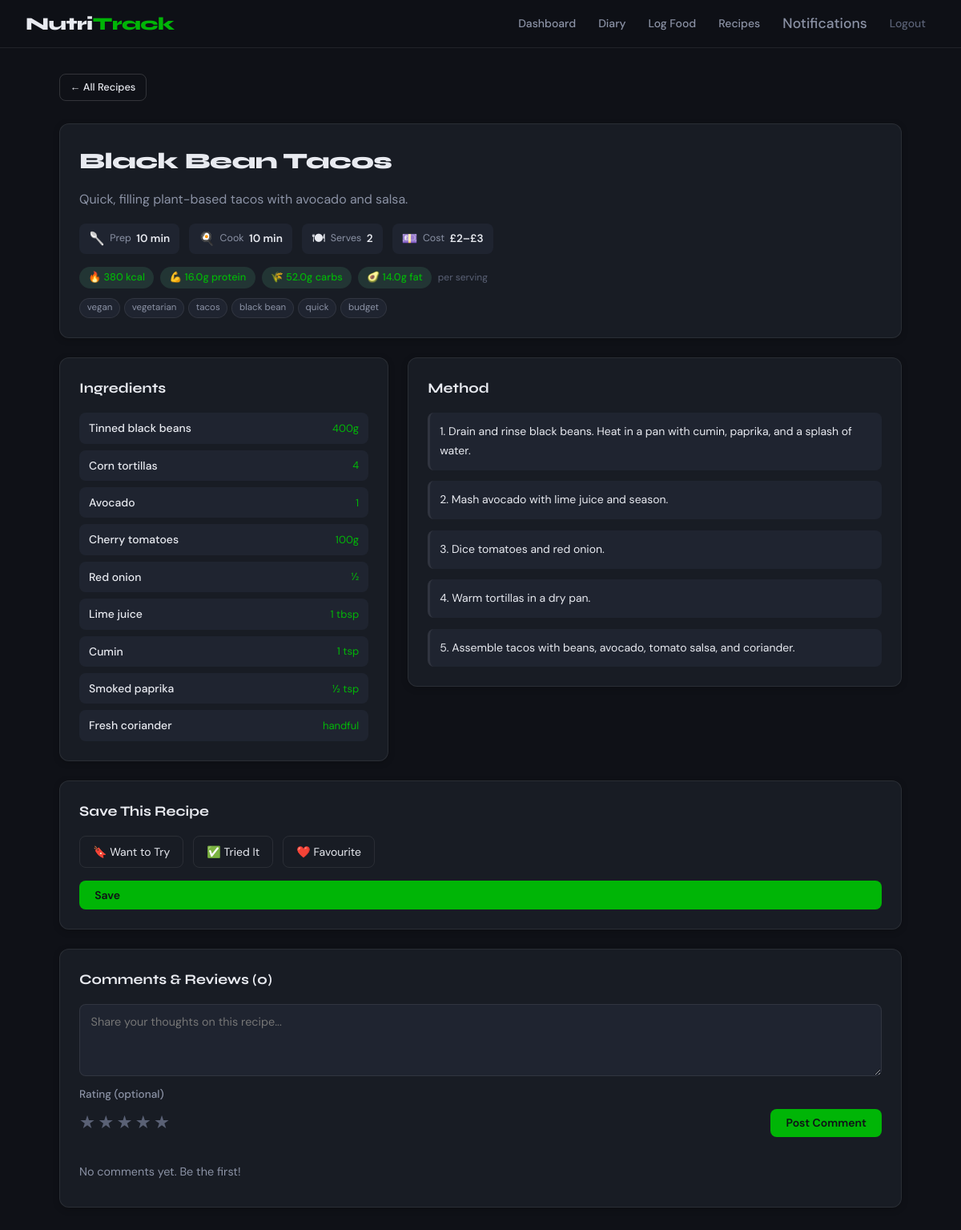
The app's page /recipe/5 (signed in) with its own data.
### app.py (models this page shows, shortened)
class Recipe(db.Model):
    id = db.Column(db.Integer, primary_key=True)
    title = db.Column(db.String(200), nullable=False)
    description = db.Column(db.Text, nullable=True)
    ingredients = db.Column(db.Text, nullable=False)  # stored as JSON string
    instructions = db.Column(db.Text, nullable=False)
    cook_time_mins = db.Column(db.Integer, nullable=True)
    prep_time_mins = db.Column(db.Integer, nullable=True)
    servings = db.Column(db.Integer, nullable=True, default=2)
    cost_estimate = db.Column(db.String(20), nullable=True)
    calories_per_serving = db.Column(db.Float, nullable=True)
    protein_per_serving = db.Column(db.Float, nullable=True)
    carbs_per_serving = db.Column(db.Float, nullable=True)
    fat_per_serving = db.Column(db.Float, nullable=True)
    tags = db.Column(db.String(300), nullable=True)  # comma separated
    image_url = db.Column(db.String(500), nullable=True)
    created_by = db.Column(db.Integer, db.ForeignKey("user.id"), nullable=True)
    created = db.Column(db.DateTime, default=datetime.utcnow)
    comments = db.relationship("RecipeComment", backref="recipe", lazy=True)
    def average_rating(self):
        if not self.comments:
            return None
        rated = [c.rating for c in self.comments if c.rating is not None]
        if not rated:
            return None
        return round(sum(rated) / len(rated), 1)

### app.py (the view)
@app.route("/recipe/<int:recipe_id>")
@login_required
def view_recipe(recipe_id):
    user = get_current_user()
    recipe = Recipe.query.get_or_404(recipe_id)
    comments = RecipeComment.query.filter_by(recipe_id=recipe_id).order_by(
        RecipeComment.created.desc()
    ).all()
    ingredients = json.loads(recipe.ingredients) if recipe.ingredients else []
    return render_template("view-recipe.html", user=user, recipe=recipe,
                           ingredients=ingredients, comments=comments)

### app.py (called while the page is built)
def login_required(f):
    @wraps(f)
    def decorated(*args, **kwargs):
        user = get_current_user()
        if user is None:
            session.clear()
            flash("Please log in to access this page.", "warning")
            return redirect(url_for("login"))
        return f(*args, **kwargs)
    return decorated

def get_current_user():
    if "user_id" not in session:
        return None
    user = User.query.get(session["user_id"])
    if user is None:
        session.clear()
        return None
    return user

@app.context_processor
def inject_globals():
    return {
        "current_user": get_current_user()
    }

### templates/view-recipe.html (shortened to what this page needs)
{% extends "base.html" %}
{% block content %}
<div class="page-header">
    <a href="{{ url_for('recipes') }}" class="btn btn-outline btn-sm">← All Recipes</a>
</div>
<div class="recipe-detail-header card">
    <div class="recipe-detail-title-row">
        <h1 class="recipe-detail-title">{{ recipe.title }}</h1>
    </div>
    {% if recipe.description %}
        <p class="recipe-detail-desc">{{ recipe.description }}</p>
    {% endif %}
    <div class="recipe-info-chips">
        {% if recipe.prep_time_mins %}
            <div class="info-chip">
                <span class="chip-icon">🥄</span>
                <span class="chip-label">Prep</span>
                <span class="chip-value">{{ recipe.prep_time_mins }} min</span>
            </div>
        {% endif %}
        {% if recipe.cook_time_mins %}
            <div class="info-chip">
                <span class="chip-icon">🍳</span>
                <span class="chip-label">Cook</span>
                <span class="chip-value">{{ recipe.cook_time_mins }} min</span>
            </div>
        {% endif %}
        {% if recipe.servings %}
            <div class="info-chip">
                <span class="chip-icon">🍽</span>
                <span class="chip-label">Serves</span>
                <span class="chip-value">{{ recipe.servings }}</span>
            </div>
        {% endif %}
        {% if recipe.cost_estimate %}
            <div class="info-chip">
                <span class="chip-icon">💷</span>
                <span class="chip-label">Cost</span>
                <span class="chip-value">{{ recipe.cost_estimate }}</span>
            </div>
        {% endif %}
    </div>
    {% if recipe.calories_per_serving %}
    <div class="recipe-nutrition-strip">
        <div class="nutrition-chip">🔥 {{ recipe.calories_per_serving | int }} kcal</div>
        {% if recipe.protein_per_serving %}<div class="nutrition-chip">💪 {{ recipe.protein_per_serving }}g protein</div>{% endif %}
        {% if recipe.carbs_per_serving %}<div class="nutrition-chip">🌾 {{ recipe.carbs_per_serving }}g carbs</div>{% endif %}
        {% if recipe.fat_per_serving %}<div class="nutrition-chip">🥑 {{ recipe.fat_per_serving }}g fat</div>{% endif %}
        <small class="per-serving-note">per serving</small>
    </div>
    {% endif %}
    {% if recipe.tags %}
    <div class="recipe-tags">
        {% for t in recipe.tags.split(',') %}
            <a href="{{ url_for('recipes', tag=t.strip()) }}" class="tag">{{ t.strip() }}</a>
        {% endfor %}
    </div>
    {% endif %}
</div>
<div class="recipe-body">
    <div class="card recipe-section">
        <h2 class="card-title">Ingredients</h2>
        <ul class="ingredient-list">
            {% for ing in ingredients %}
            <li class="ingredient-item">
                <span class="ingredient-name">{{ ing.name }}</span>
                <span class="ingredient-amount">{{ ing.amount }}</span>
            </li>
            {% endfor %}
        </ul>
    </div>
    <div class="card recipe-section">
        <h2 class="card-title">Method</h2>
        <div class="instructions">
            {% for step in recipe.instructions.split('\n') %}
                {% if step.strip() %}
                    <p class="instruction-step">{{ step.strip() }}</p>
                {% endif %}
            {% endfor %}
        </div>
    </div>
</div>
{% if session.role == 'subscriber' %}
<div class="card section-gap">
    <h2 class="card-title">Save This Recipe</h2>
    <form method="POST" action="{{ url_for('save_recipe', recipe_id=recipe.id) }}" class="save-form">
        <div class="save-options">
            {% for status, label, icon in [('want_to_try','Want to Try','🔖'), ('tried','Tried It','✅'), ('favourite','Favourite','❤️')] %}
            <label class="save-option {% if saved_status == status %}save-option--active{% endif %}">
                <span>{{ icon }} {{ label }}</span>
            </label>
            {% endfor %}
        </div>
        <button type="submit" class="btn btn-primary">Save</button>
    </form>
</div>
{% endif %}
<div class="card section-gap">
    <h2 class="card-title">Comments & Reviews ({{ comments | length }})</h2>
    <form method="POST" action="{{ url_for('add_recipe_comment', recipe_id=recipe.id) }}" class="comment-form">
        <div class="form-group">
            <textarea name="comment" rows="3" placeholder="Share your thoughts on this recipe..." required></textarea>
        </div>
        <div class="form-row rating-row">
            <div class="form-group">
                <label>Rating (optional)</label>
                <div class="star-rating">
                    {% for i in range(1, 6) %}
                    <label class="star-label">
                        <span class="star">★</span>
                    </label>
                    {% endfor %}
                </div>
            </div>
            <button type="submit" class="btn btn-primary">Post Comment</button>
        </div>
    </form>
    <div class="comments-list section-gap">
        {% for c in comments %}
        <div class="comment-item">
            <div class="comment-meta">
                <span class="comment-author">{{ c.user.full_name }}</span>
                {% if c.rating %}
                    <span class="comment-rating">
                        {% for i in range(c.rating) %}⭐{% endfor %}
                    </span>
                {% endif %}
                <span class="comment-date">{{ c.created.strftime('%d %b %Y') }}</span>
            </div>
            <p class="comment-text">{{ c.comment }}</p>
        </div>
        {% else %}
        <p class="empty-state-text">No comments yet. Be the first!</p>
        {% endfor %}
    </div>
</div>
{% endblock %}

### records on screen
Recipe: title "Black Bean Tacos", description "Quick, filling plant-based tacos with avocado and salsa.", prep_time_mins "10", cook_time_mins "10", servings "2", cost_estimate "£2–£3", calories_per_serving "380", protein_per_serving "16.0", carbs_per_serving "52.0", fat_per_serving "14.0"

### other values on screen
{{ t.strip() }} "vegan" "vegetarian" "tacos" "black bean" "quick" "budget"
{{ ing.name }} "Tinned black beans" "Corn tortillas" "Avocado" "Cherry tomatoes" "Red onion" "Lime juice" "Cumin" "Smoked paprika" "Fresh coriander"
{{ ing.amount }} "400g" "4" "1" "100g" "½" "1 tbsp" "1 tsp" "½ tsp" "handful"
{{ step.strip() }} "1. Drain and rinse black beans. Heat in a pan with cumin, paprika, and a splash of water." "2. Mash avocado with lime juice and season." "3. Dice tomatoes and red onion." "4. Warm tortillas in a dry pan." "5. Assemble tacos with beans, avocado, tomato salsa, and coriander."
{{ icon }} "🔖" "✅" "❤️"
{{ label }} "Want to Try" "Tried It" "Favourite"
{{ comments | length }} "0"
